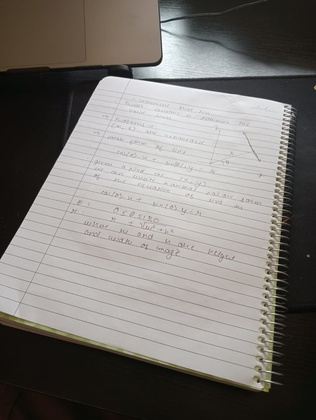
%> input picture images/image.jpeg, 316 x 420 px, shrunk from 1204 x 1600 before the run
$ octave Scanner.m   (GNU Octave 9; MATLAB toolbox functions it lacks are replaced by stand-ins)
%> lines starting %> are read from the running program, lines starting %| are printed output that depends on the picture; in (x1, y1, x2, y2) boxes, pixels count from 0 and x2, y2 are one past the last pixel; in counts of white or black regions, pixels touching at a corner belong together; the program's own positions count from 1
clear;
close all;

image = imread('image.jpeg');
%> image is the input picture: size 420x316x3 uint8; mean R, G, B 121.9, 118.4, 114.4
grayImage = rgb2gray(image);
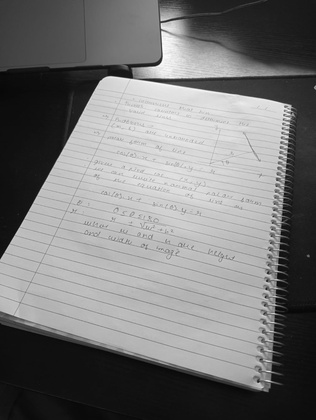
%> grayImage: size 420x316 uint8; min 2, max 255, mean 119

plotTheStatistics(grayImage, 4, image)
% [1 line not run here, left out]
function plotTheStatistics(grayImage, sigma, image)
    k = 2 * ceil(3 * sigma) + 1;
    [smoothImage, ~] = edgeDetectionOfImage(grayImage, k, sigma);

    edges = findOptimumEdges(smoothImage);
    detectedEdges = removeBackgroundNoise(edges);
    smoothImage = detectedEdges;

    [houghTransformLine, rRange, thetaRange] = houghTransformForLine(detectedEdges);

    [numberOfLines, relevantLines] = relevantLineIdentification(houghTransformLine);

    subplot(2,2,1);
    imshow(image);
    title('Original Image');

    subplot(2,2,2);
    imshow(smoothImage);
    title('Edge Detection');

    subplot(2,2,3);
    imshow(houghTransformLine',[]);
    title('Hough Transform for Line');

    subplot(2,2,4);
    imshow(image);
    hold on;
    for i = 1:numberOfLines
        theta = deg2rad(thetaRange(relevantLines(i, 1)));
        r = rRange(relevantLines(i, 2));
        x = 1:size(image, 2);
        y = (r - x * cos(theta)) / sin(theta);
        plot(x, y, 'Color', 'r');
    end

    % Get corner points
    imageSize = size(image);
    cornerPoints = getCornerPoints(numberOfLines, relevantLines, rRange, thetaRange, imageSize);

    % Plot lines connecting corner points
    plot(cornerPoints(1, 1), cornerPoints(1, 2), 'g*', 'MarkerSize', 10)
    plot(cornerPoints(2, 1), cornerPoints(2, 2), 'g*', 'MarkerSize', 10)
    plot(cornerPoints(3, 1), cornerPoints(3, 2), 'g*', 'MarkerSize', 10)
    plot(cornerPoints(4, 1), cornerPoints(4, 2), 'g*', 'MarkerSize', 10)

    text(cornerPoints(2, 1), cornerPoints(2, 2), 'Top Right', 'Color', 'g', 'VerticalAlignment', 'bottom', 'HorizontalAlignment', 'left');
    text(cornerPoints(1, 1), cornerPoints(1, 2), 'Top Left', 'Color', 'g', 'VerticalAlignment', 'bottom', 'HorizontalAlignment', 'right');
    text(cornerPoints(3, 1), cornerPoints(3, 2), 'Bottom Right', 'Color', 'g', 'VerticalAlignment', 'top', 'HorizontalAlignment', 'left');
    text(cornerPoints(4, 1), cornerPoints(4, 2), 'Bottom Left', 'Color', 'g', 'VerticalAlignment', 'top', 'HorizontalAlignment', 'right');
    hold off;

    rectifiedImage = rectifyImage(image, cornerPoints);
    figure;
    imshow(rectifiedImage);

end

function edges = findOptimumEdges(image)
    bestScore = 0;
    bestEdges = [];
    for k = 3:2:30
        for sigma = 0.5:0.1:3.0
            [~, edgePixels] = edgeDetectionOfImage(image, k, sigma);
            score = sum(edgePixels(:));
            if score > bestScore
                bestScore = score;
                bestEdges = edgePixels;
            end
        end
    end
    edges = bestEdges;
end

function [smoothImage, edgePixels] = edgeDetectionOfImage(image, k, sigma)
%> called with k = 25, sigma = 4
    kernel = zeros(k, k);
    center = (k + 1) / 2;
    for i = 1:k
        for j = 1:k
            distance = ((i - center)^2 + (j - center)^2) / (2 * sigma^2);
            kernel(i, j) = exp(-distance);
        end
    end
    kernel = kernel / sum(kernel(:));
    smoothImage = conv2(image, kernel, 'same');
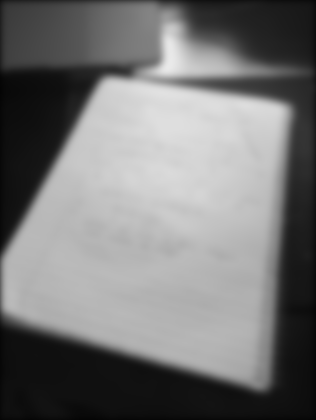
%> smoothImage: size 420x316 double; min 3.94, max 234, mean 118.3
    dx = zeros(size(smoothImage));
    dy = zeros(size(smoothImage));
    for i = 2:size(smoothImage, 1) - 1
        for j = 2:size(smoothImage, 2) - 1
            dx(i,j) = (smoothImage(i + 1, j) - smoothImage(i - 1, j))/2;
            dy(i,j) = (smoothImage(i, j + 1) - smoothImage(i, j - 1))/2;
        end
    end
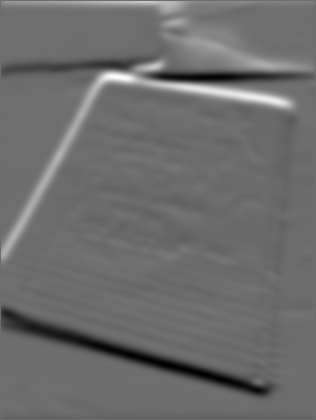
%> dx: size 420x316 double; min -13.97, max 18.48, mean -0.0686; drawn with min black and max white
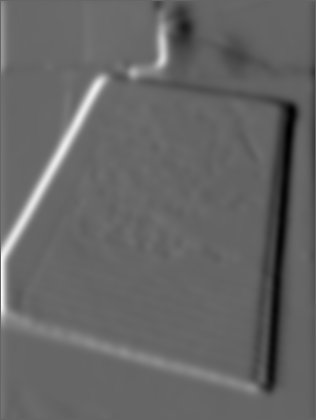
%> dy: size 420x316 double; min -11.67, max 17.35, mean -0.0362; drawn with min black and max white
    magnitude = sqrt(dx.^2 + dy.^2);
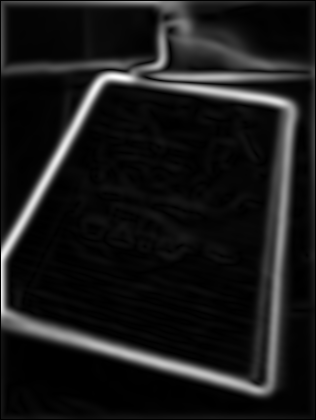
%> magnitude: size 420x316 double; min 0, max 18.61, mean 1.88; drawn with min black and max white
    threshold = 0.4 * max(magnitude(:));
%> threshold = 7.44
    edgePixels = magnitude > threshold;
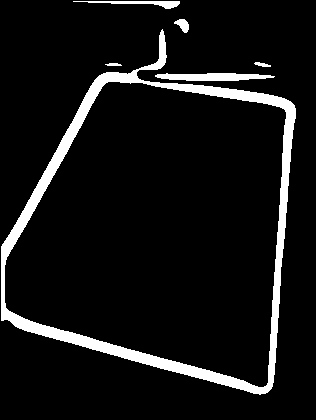
%> edgePixels: size 420x316 logical; 8% white; 6 white regions, box (x1, y1, x2, y2) and area: (1, 29, 296, 395) 9351, (155, 73, 275, 81) 724, (73, 1, 180, 9) 343, (174, 19, 189, 33) 124, (254, 62, 271, 67) 51, (105, 63, 122, 66) 40
%> the run ends on the next line
end
